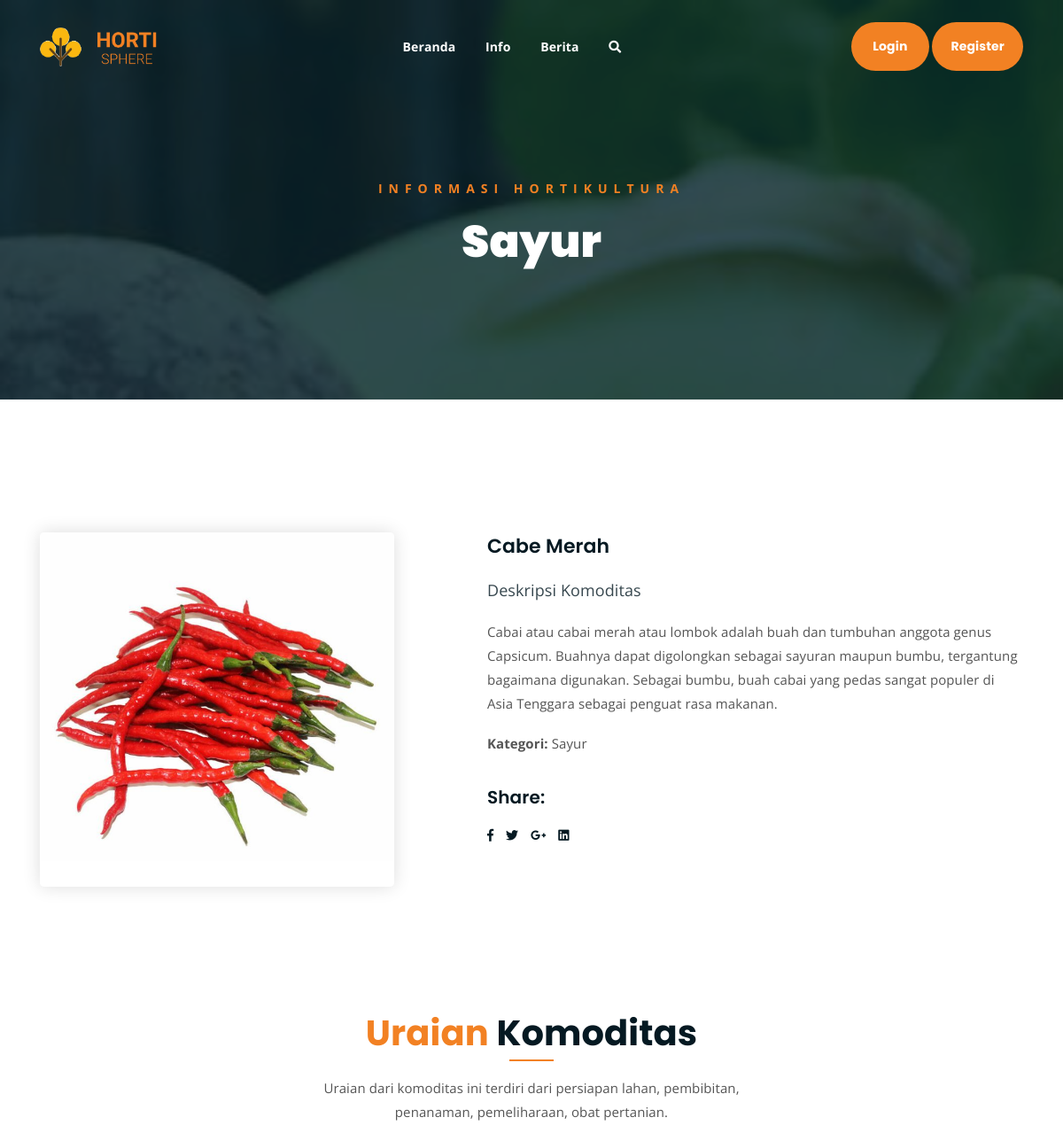
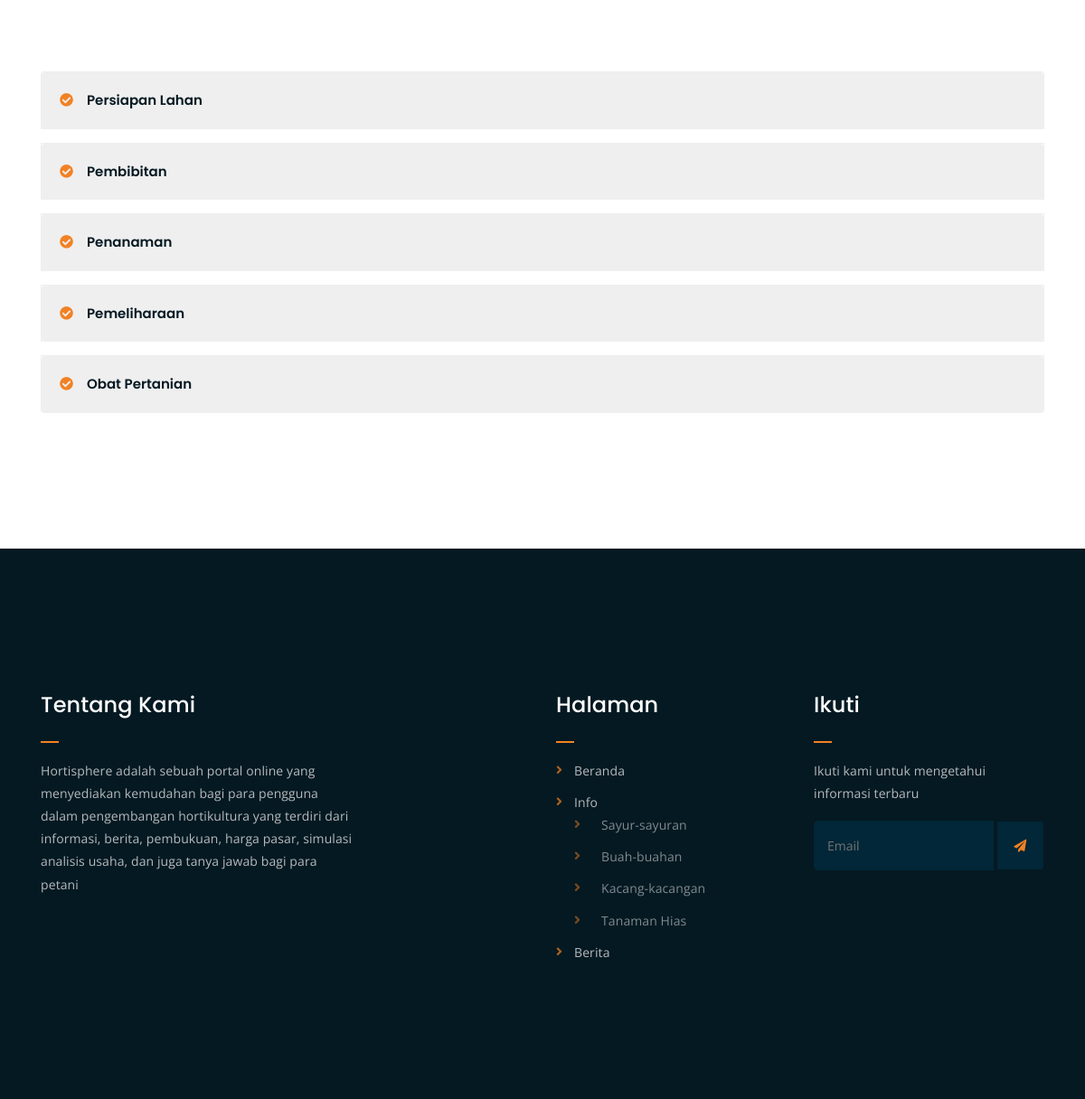
Screenshot of /C_info/detail_info/43 with the database file from the repository (2 pictures, top to bottom).
### tables this page shows
CREATE TABLE `informasi` (
  `id_info` int(20) NOT NULL,
  `id_user` int(20) NOT NULL,
  `tanggal_tambah` timestamp NOT NULL DEFAULT CURRENT_TIMESTAMP ON UPDATE CURRENT_TIMESTAMP,
  `jenis` enum('Sayur','Buah','Kacang','Tanaman Hias') NOT NULL,
  `nama_komoditas` varchar(255) NOT NULL,
  `deskripsi_komoditas` longtext,
  `gambar_komoditas` varchar(255) DEFAULT 'default.jpg',
  `persiapan` longtext,
  `pembibitan` longtext,
  `penanaman` longtext,
  `pemeliharaan` longtext,
  `obat_pertanian` longtext
);

### application/controllers/C_info.php (called while the page is built, shortened)
<?php
class C_info extends CI_Controller
{
    public function __construct()
    {
      $this->load->library('session');
      $this->load->helper('url');
      $this->load->library('upload');
      $this->load->library('pagination');
      $this->load->model('M_info');
    }
    public function detail_info($id_info)
    {
        $info['hortisphere'] = $this->M_info->get_info($id_info);
        $this->load->view('templates/header1');
        $this->load->view('info/v_info_detail',$info);
        $this->load->view('templates/footer');
    }
}

### index.php (called while the page is built, shortened)
<?php
require_once BASEPATH.'core/CodeIgniter.php';

### application/models/M_info.php (called while the page is built, shortened)
<?php
class M_info extends CI_Model
{
    public function get_info($id_info = NULL)
    {
        return $this->db->from('informasi')
            ->where('id_info', $id_info)
            ->get()
            ->row();
    }
}

### application/views/info/v_info_detail.php (the view, shortened to what this page needs)
<div class="breadcrumb-section breadcrumb-bg">
		<div class="container">
			<div class="row">
				<div class="col-lg-8 offset-lg-2 text-center">
					<div class="breadcrumb-text">
						<p>Informasi Hortikultura</p>
						<h1><?php echo $hortisphere->jenis?></h1>
					</div>
				</div>
			</div>
		</div>
	</div>
	<form class="form-horizontal" method="post" action="<?=base_url()?>C_info/detail_info/<?=$hortisphere->id_info?>">
	<div class="single-product mt-150 mb-150">
		<div class="container">
			<div class="row">
				<div class="col-md-5">
					<div class="single-product-img">
					<img alt="" src="<?php echo base_url('upload/komoditas/'.$hortisphere->gambar_komoditas) ?>" height="400" width="400" />
					</div>
				</div>
				<div class="col-md-7">
					<div class="single-product-content">
						<h3><?php echo $hortisphere->nama_komoditas?></h3>
						<p class="single-product-pricing"><span>Deskripsi Komoditas</span></p>
						<p style='text-align:justify;'><?php echo $hortisphere->deskripsi_komoditas?></p>
						<div class="single-product-form">
							<p><strong>Kategori: </strong><?php echo $hortisphere->jenis?></p>
						</div>
						<h4>Share:</h4>
						<ul class="product-share">
							<li><a href=""><i class="fab fa-facebook-f"></i></a></li>
							<li><a href=""><i class="fab fa-twitter"></i></a></li>
							<li><a href=""><i class="fab fa-google-plus-g"></i></a></li>
							<li><a href=""><i class="fab fa-linkedin"></i></a></li>
						</ul>
					</div>
				</div>
			</div>
		</div>
	</div>
	</form>
	<div class="more-products mb-150">
		<div class="container">
			<div class="row">
				<div class="col-lg-8 offset-lg-2 text-center">
					<div class="section-title">
						<h3><span class="orange-text">Uraian</span> Komoditas</h3>
						<p>Uraian dari komoditas ini terdiri dari persiapan lahan, pembibitan, penanaman, pemeliharaan, obat pertanian. </p>
					</div>
				</div>
			</div>
					<div class="checkout-accordion-wrap">
						<div class="accordion" id="accordionExample">
						  <div class="card single-accordion">
						    <div class="card-header" id="headingOne">
						      <h5 class="mb-0">
						        <button class="btn btn-link" type="button" data-toggle="collapse" data-target="#collapseOne" aria-expanded="true" aria-controls="collapseOne">
						          Persiapan Lahan
						        </button>
						      </h5>
							</div>
						  </div>
						  <div class="card single-accordion">
						    <div class="card-header" id="headingTwo">
						      <h5 class="mb-0">
						        <button class="btn btn-link collapsed" type="button" data-toggle="collapse" data-target="#collapseTwo" aria-expanded="false" aria-controls="collapseTwo">
						          Pembibitan
						        </button>
						      </h5>
						    </div>
						  </div>
						  <div class="card single-accordion">
						    <div class="card-header" id="headingThree">
						      <h5 class="mb-0">
						        <button class="btn btn-link collapsed" type="button" data-toggle="collapse" data-target="#collapseThree" aria-expanded="false" aria-controls="collapseThree">
						          Penanaman
						        </button>
						      </h5>
						    </div>
						  </div>
						  <div class="card single-accordion">
						    <div class="card-header" id="headingFour">
						      <h5 class="mb-0">
						        <button class="btn btn-link collapsed" type="button" data-toggle="collapse" data-target="#collapseFour" aria-expanded="false" aria-controls="collapseFour">
						          Pemeliharaan
						        </button>
						      </h5>
						    </div>
						  </div>
						  <div class="card single-accordion">
						    <div class="card-header" id="headingFive">
						      <h5 class="mb-0">
						        <button class="btn btn-link collapsed" type="button" data-toggle="collapse" data-target="#collapseFive" aria-expanded="false" aria-controls="collapseFive">
						          Obat Pertanian
						        </button>
						      </h5>
						    </div>
						  </div>
					</div>
				</div>
			</div>
		</div>

### assets/css/main.css (style rules this page uses)
html { font-size: 14px; font-weight: 400; line-height: 28px; height: 100%; }
body { font-family: "Open Sans", sans-serif; font-weight: 400; font-size: 1rem; letter-spacing: 0.1px; line-height: 1.8; color: #051922; overflow-x: hidden; }
body img { max-width: 100%; }
a { cursor: pointer; text-decoration: none; -webkit-transition: all 0.2s ease-in-out; -o-transition: all 0.2s ease-in-out; transition: all 0.2s ease-in-out; }
h1, .h1, h2, .h2, h3, .h3, h4, .h4, h5, .h5, h6, .h6 { font-family: "Poppins", sans-serif; font-weight: 700; margin: 0 0 1.25rem 0; color: #051922; }
h1:last-child, .h1:last-child, h2:last-child, .h2:last-child, h3:last-child, .h3:last-child, h4:last-child, .h4:last-child, h5:last-child, .h5:last-child, h6:last-child, .h6:last-child { margin: 0; }
h1, .h1 { font-size: 4rem; font-weight: 700; line-height: 4rem; }
h3, .h3 { font-size: 2rem; font-weight: 700; line-height: 2.25rem; }
h4, .h4 { font-size: 1.5rem; font-weight: 700; line-height: 1.75rem; }
h5, .h5 { font-size: 1.25rem; font-weight: 700; line-height: 1.5rem; }
p { font-family: "Open Sans", sans-serif; font-weight: 400; font-size: 1rem; letter-spacing: 0.1px; line-height: 1.8; color: #051922; margin: 0 0 1.25rem 0; }
p:last-child { margin: 0; }
.mt-150 { margin-top: 150px; }
.mb-150 { margin-bottom: 150px; }
.orange-text { color: #F28123; }
.section-title h3 { font-size: 40px; position: relative; padding-bottom: 15px; }
.section-title h3:after { position: absolute; content: ''; left: 0px; right: 0px; bottom: 0px; width: 50px; height: 2px; background-color: #F28123; margin: 0 auto; }
.section-title p { font-size: 15px; width: 530px; margin: 0 auto; color: #555; margin-top: 10px; line-height: 1.8; }
.section-title { margin-bottom: 80px; }
.breadcrumb-bg { background-image: url(../img/breadcrumb-bg.jpg); }
.breadcrumb-text p { color: #F28123; font-weight: 700; text-transform: uppercase; letter-spacing: 7px; }
.breadcrumb-text h1 { font-size: 50px; font-weight: 900; color: #fff; margin: 0; margin-top: 20px; }
.breadcrumb-section { padding: 150px 0; background-size: cover; background-position: center center; position: relative; z-index: 1; background-attachment: fixed; padding-top: 200px; }
.breadcrumb-section:after { position: absolute; left: 0; top: 0; width: 100%; height: 100%; content: ""; background-color: #07212e; z-index: -1; opacity: 0.8; }
ul.product-share li a { -webkit-transition: 0.3s; -o-transition: 0.3s; transition: 0.3s; }
html, body { height: 100%; }
.single-product-img img { border-radius: 5px; -webkit-box-shadow: 0 0 20px #ddd; box-shadow: 0 0 20px #ddd; }
.single-product-content h3 { font-size: 22px; font-weight: 600; }
p.single-product-pricing span { font-size: 18px; display: block; opacity: 0.8; margin-bottom: 10px; font-weight: 400; }
.single-product-content p { font-size: 15px; color: #555; line-height: 1.8; }
.single-product-content p.single-product-pricing { font-size: 32px; font-weight: 700; margin-bottom: 10px; color: #051922; line-height: inherit; }
.single-product-content h4 { font-size: 20px; font-weight: 600; margin-top: 35px; }
ul.product-share { margin: 0; padding: 0; list-style: none; }
ul.product-share li { display: inline-block; }
ul.product-share li a { display: block; color: #051922; margin-right: 10px; }
.single-product-content { margin-left: 30px; }
.card.single-accordion { margin-bottom: 15px; border-bottom: 1px solid #EFEFEF !important; }
.card.single-accordion .card-header { background-color: #fff; border: none; padding: 0; }
.card.single-accordion:last-child { margin-bottom: 0; }
.card.single-accordion .card-header h5 button { color: #051922; font-size: 15px; display: block; width: 100%; text-align: left; padding: 20px; text-decoration: none; border: none; background-color: #EFEFEF; position: relative; padding-left: 50px; font-weight: 600; }
.card.single-accordion { border: 1px solid #F9F9F9; }
.card.single-accordion .card-header h5 button:before { position: absolute; left: 20px; top: 50%; content: "\f058"; font-family: "Font Awesome 5 Free"; font-weight: 900; line-height: 22px; margin-top: -11px; color: #F28123; }
.card.single-accordion { border: 1px solid #eeeeee; }

### rows the page displays
informasi: jenis "Sayur", gambar_komoditas (picture), nama_komoditas "Cabe Merah", deskripsi_komoditas "Cabai atau cabai merah atau lombok adalah buah dan tumbuhan anggota genus Capsicum. Buahnya dapat digolongkan sebagai sayuran maupun bumbu, tergantung bagaimana digunakan. Sebagai bumbu, buah cabai yang pedas sangat populer di Asia Tenggara sebagai penguat rasa makanan."
